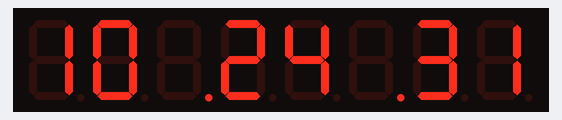
Simulated run of this sketch. Board: ESP32. Parts: 8-digit seven-segment display. WiFi joins after 1.5 s; servers stay silent unless stated; network time is answered at once with the bench clock; the local clock reads 2024-03-15 10:24:30 at power-on unless the sketch sets it; what the sketch prints to the serial monitor is not drawn.

Above: at 1.6 s.
At 9.6 s:
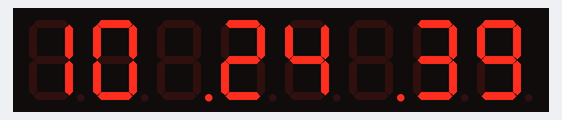
At 12.6 s:
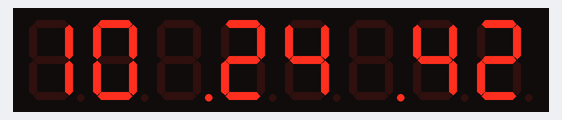
At 19.6 s:
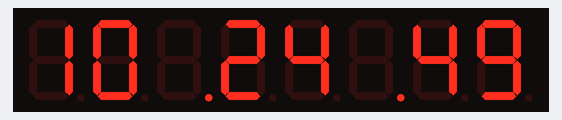
At 28.6 s:
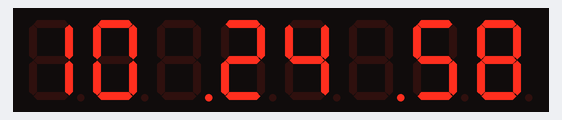
At 38.6 s:
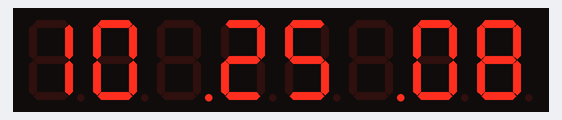

Measured:
- what the display in image 0 shows lasts 1.0 s, from 1.5 s to 2.5 s

The sketch:

Reloj_Despertador.ino
```cpp
//Reloj Despertador V2.0
//Se agrega OTA en esta version.
//Autor German Mizdraji

#include "LedControl.h"
#include <WiFi.h>
#include <NTPClient.h>
#include <Udp.h>
#include <ArduinoOTA.h>

const char* ssid = "Algonose";
const char* password = "g36025425m";

int32_t prevMillis = 0;
#define interval 1000       //intervalo de 1 segundo para actualizar la hs

// Variables to save date and time
String formattedDate;
String dayStamp;
String timeStamp;

// Define NTP Client to get time
WiFiUDP udp;
NTPClient timeClient(udp, "3.south-america.pool.ntp.org");

//pines display
const int DIN_PIN =15;  // Pin de datos
const int CLK_PIN = 4;  // Pin de reloj
const int CS_PIN = 5;   // Pin de chip select
const int NUM_DISPLAYS = 1; // Número de displays conectados

LedControl lc=LedControl(DIN_PIN, CLK_PIN, CS_PIN, NUM_DISPLAYS);

IPAddress ipAddr;

void setup() {

   Serial.begin(115200);
   Serial.println("Booting");
   WiFi.mode(WIFI_STA);           //modo wifi:  WIFI_STA->Estacion, WIFI_AP->Access point, WIFI_AP_STA->Station+Acces Point, WIFI_OFF->Apagado
   WiFi.begin(ssid, password);

    while (WiFi.status() != WL_CONNECTED) {
        delay(500);
        Serial.print(".");
    }

  //   while (WiFi.waitForConnectResult() != WL_CNNECTED) {
  //   Serial.println("Connection Failed! Rebooting...");
  //   delay(5000);
  //   ESP.restart();
  // }
  Serial.println("Conexión WiFi establecida.");

  // Port defaults to 3232
   ArduinoOTA.setPort(3232);

  // Hostname defaults to esp3232-[MAC]
  ArduinoOTA.setHostname("mi bichito de luz");

  // No authentication by default
  ArduinoOTA.setPassword("admin123");

  // Password can be set with it's md5 value as well
  // MD5(admin) = 21232f297a57a5a743894a0e4a801fc3
  // ArduinoOTA.setPasswordHash("21232f297a57a5a743894a0e4a801fc3");
  ArduinoOTA
    .onStart([]() {
      String type;
      if (ArduinoOTA.getCommand() == U_FLASH)
        type = "sketch";
      else // U_SPIFFS
        type = "filesystem";

      // NOTE: if updating SPIFFS this would be the place to unmount SPIFFS using SPIFFS.end()
      Serial.println("Start updating " + type);
    })
    .onEnd([]() {
      Serial.println("\nEnd");
    })
    .onProgress([](unsigned int progress, unsigned int total) {
      Serial.printf("Progress: %u%%\r", (progress / (total / 100)));
    })
    .onError([](ota_error_t error) {
      Serial.printf("Error[%u]: ", error);
      if (error == OTA_AUTH_ERROR) Serial.println("Auth Failed");
      else if (error == OTA_BEGIN_ERROR) Serial.println("Begin Failed");
      else if (error == OTA_CONNECT_ERROR) Serial.println("Connect Failed");
      else if (error == OTA_RECEIVE_ERROR) Serial.println("Receive Failed");
      else if (error == OTA_END_ERROR) Serial.println("End Failed");
    });


  ArduinoOTA.begin();

  ipAddr = WiFi.localIP();
  Serial.println("Ready");
  Serial.print("Dirección IP: "); Serial.println(ipAddr);


//inicializo el NTPClient para tener la hora
  timeClient.begin();
  timeClient.setTimeOffset(-10800);    // GMT -3 = -10800


  lc.shutdown(0,false);      // Inicializa el display
  lc.setIntensity(0,0);       // Ajusta la intensidad del brillo (0-15)
  lc.clearDisplay(0);         // Limpia el display

}


void loop() {
  if (millis() - prevMillis > interval) {
  prevMillis = millis();
  timeClient.update();

  int horas = timeClient.getHours();
  int minutos = timeClient.getMinutes();
  int seconds = timeClient.getSeconds();

  // Convertir horas y minutos en segmentos para mostrar en la matriz
  int timeSegments[8];
  timeSegments[0] = horas / 10;
  timeSegments[1] = horas % 10;
  timeSegments[2] = 10;
  timeSegments[3] = minutos / 10;
  timeSegments[4] = minutos % 10;
  timeSegments[5] = 10;
  timeSegments[6] = seconds / 10;
  timeSegments[7] = seconds % 10;

  // Mostrar la hora en la matriz de LED
  displayTime(timeSegments);

  timeStamp = timeClient.getFormattedTime();
  Serial.print("Hora actual: "); Serial.println(timeStamp);


  formattedDate = timeClient.getFormattedDate();

  // Extract date
  int splitT = formattedDate.indexOf("T");
  dayStamp = formattedDate.substring(0, splitT);
  Serial.print("DATE: "); Serial.println(dayStamp);
  }

  ArduinoOTA.handle();
}

void displayTime(int timeSegments[])
{
  for (int i = 0; i < 8; i++) {
    if (timeSegments[i] == 10) {
      lc.setChar(0, 7 - i, '.', false);
    } else {
      lc.setDigit(0, 7 - i, timeSegments[i], false);
    }
  }
  }
```
